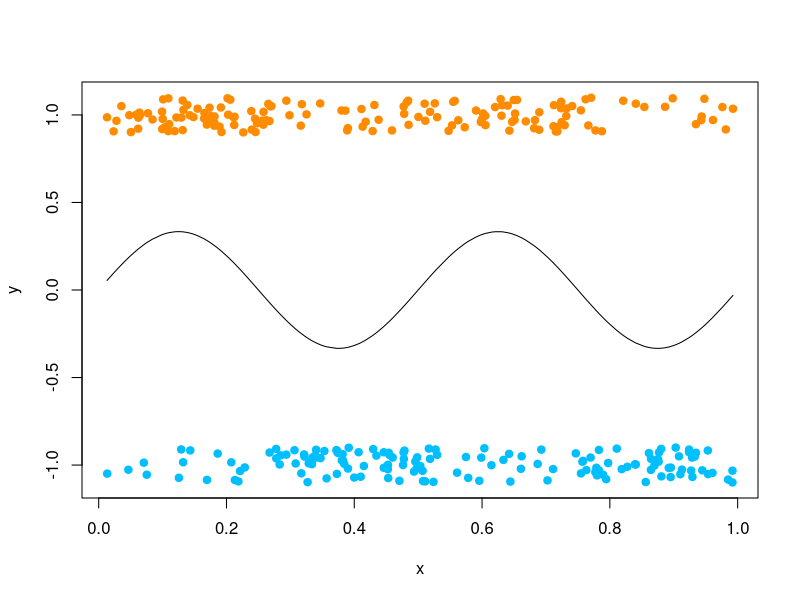
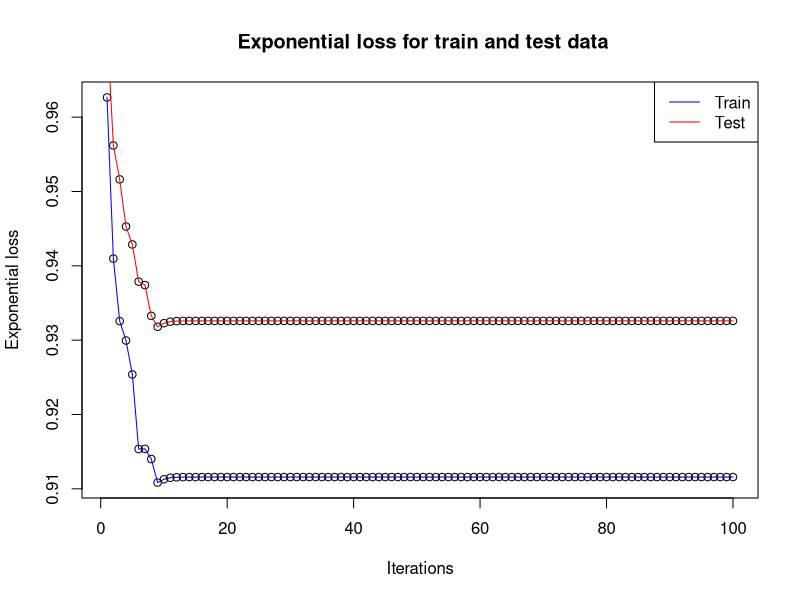
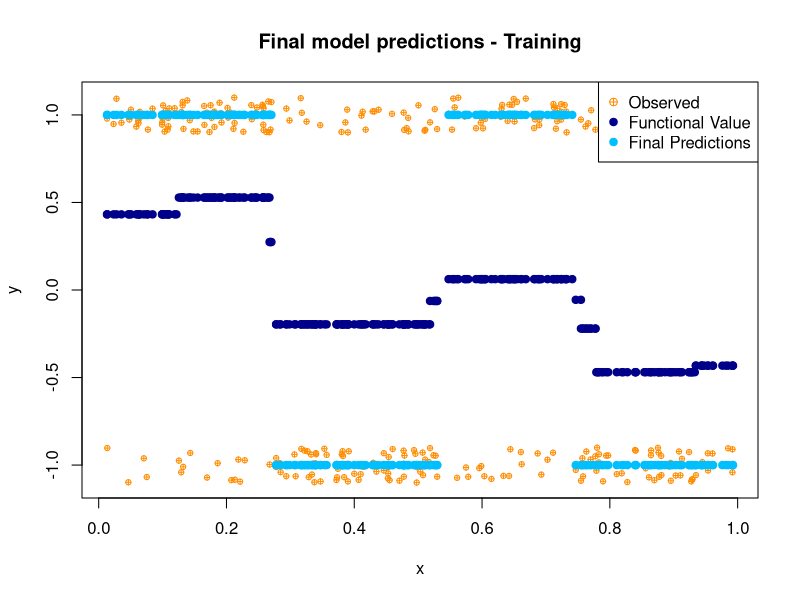
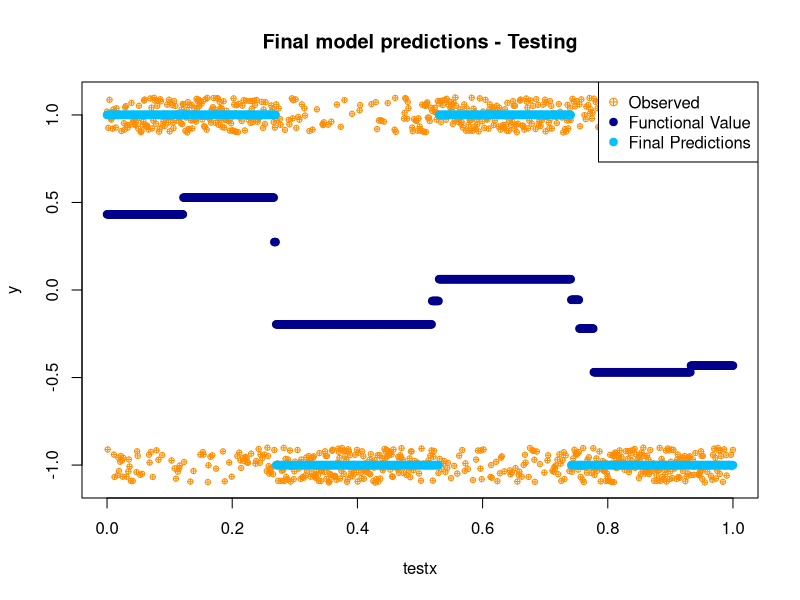

Write the R code that produced these figures, in order.
## ---- chunk 1
knitr::opts_chunk$set(echo = TRUE)
knitr::opts_chunk$set(message = FALSE)
knitr::opts_chunk$set(warning = FALSE)
knitr::opts_chunk$set(fig.height = 6, fig.width = 8, out.width = '50%', fig.align = "center")
options(width = 90)
## ---- chunk 2
set.seed(1)
n = 300
x = runif(n)
py <- function(x)
  sin(4 * pi * x) / 3 + 0.5
y = (rbinom(n, 1, py(x)) - 0.5) * 2
plot(
  x,
  y + 0.1 * runif(n, -1, 1),
  ylim = c(-1.1, 1.1),
  pch = 19,
  col = ifelse(y == 1, "darkorange", "deepskyblue"),
  ylab = "y"
)
lines(sort(x), py(x)[order(x)] - 0.5)

testx = seq(0, 1, length.out = 1000)
testy = (rbinom(1000, 1, py(testx)) - 0.5) * 2

## ---- chunk 3

# A function to make stump tree using X, Y, W as input
stump <- function(x, y, w) {
  max_score <- -Inf
  cut <- 0
  n = length(x)
  max_x <- max(x)
  min_x <- min(x)
  for (i in 1:n) {
    #checking for edge case
    if (x[i] != max_x && x[i] != min_x) {
      #seperate left and right
      y_left <- y[which(x <= x[i])]
      y_right <- y[which(x > x[i])]
      w_left <- w[which(x <= x[i])]
      w_right <- w[which(x > x[i])]
      
      #calculate gini impurity
      p_left <- sum(w_left[which(y_left == 1)]) / sum(w_left)
      gini_left <- p_left * (1 - p_left)
      p_right <- sum(w_right[which(y_right == 1)]) / sum(w_right)
      gini_right <- p_right * (1 - p_right)
      
      #get the weighted gini score
      score <-
        -((sum(w_left) / sum(w)) * gini_left) - ((sum(w_right) / sum(w)) * gini_right)
      
      #maximize the score
      if (score > max_score) {
        max_score = score
        cut = i
      }
    }
  }
  
  #decide the left and right tree
  pred_left <- sum(y[which(x <= x[cut])])
  pred_right <- sum(y[which(x > x[cut])])
  
  #make left and right predictions
  left_node <- ifelse(pred_left <= 0, -1, 1)
  right_node <- ifelse(pred_right <= 0, -1, 1)
  
  #return results, containing the cut, left predictiona nd right prediction
  results <- c(x[cut], left_node, right_node)
  return(results)
}

## ---- chunk 4
shrinkage <- 0.7 #shrinkage
iter <- 100 #iterations

# adaboost algorithm
adaboost <- function(x, y, shrinkage, iter) {
  #Initialise values
  w <- rep(1 / length(x), length(x)) #weights
  alpha = rep(0, iter) #alpha
  z <- rep(0, iter) #z values
  model <-
    matrix(0, nrow = iter, ncol = 3) #storing iter number of tree stumps
  epsilon <- rep(0, iter) # error rate for each tree
  for (i in 1:iter) {
    #create stump model
    model[i,] <- stump(x, y, w)
    #make predictions
    y_pred <- ifelse(x <= model[i, 1], model[i, 2], model[i, 3])
    #calculate the misclassification
    epsilon[i] <- sum(w[which(y_pred != y)])
    #reverse predictions if epsilon >0.5
    if (epsilon[i] > 0.5) {
      y_pred <- -y_pred
      model[i, 2] <- -model[i, 2]
      model[i, 3] <- -model[i, 3]
      epsilon[i] <- 1 - epsilon[i]
    }
    #calculate alpha
    alpha[i] <-
      0.5 * shrinkage * log((1 - epsilon[i]) / (epsilon[i]))
    #calculate z
    z[i] <- 2 * sqrt((1 - epsilon[i]) * (epsilon[i]))
    #update weights
    w <- (w / z[i]) * exp(-alpha[i] * y * y_pred)
  }
  results <- cbind(model, alpha)
  return(results)
}

model <- adaboost(x, y, shrinkage, iter)
#making predictions on train and calculating exponential loss
y_pred_test <- rep(0, length(testx))
y_pred_train <- rep(0, length(x))
exp_loss_train <- rep(0, iter)
exp_loss_test <- rep(0, iter)

for (i in 1:iter) {
  #prediction
  y_pred_train <-
    y_pred_train + model[i, 4] * ifelse(x <= model[i, 1], model[i, 2], model[i, 3])
  #exponential loss
  exp_loss_train[i] <-
    (1 / length(x)) * sum(exp(-y * y_pred_train * shrinkage))
  
  y_pred_test <-
    y_pred_test + model[i, 4] * ifelse(testx <= model[i, 1], model[i, 2], model[i, 3])
  exp_loss_test[i] <-
    (1 / length(testx)) * sum(exp(-testy * y_pred_test * shrinkage))
}
#plot exponential loss on training data
plot(1:100,
     exp_loss_train,
     xlab = "Iterations",
     ylab = "Exponential loss",
     main = " Exponential loss for train and test data")
lines(exp_loss_train, col = "Blue")
#plot exponential loss on testing data
points(1:100, exp_loss_test)
lines(exp_loss_test, col = "Red")
legend(
  "topright",
  legend = c("Train", "Test"),
  col = c("Blue", "Red"),
  lty = 1
)

#changing shrinkage value and storing test, train accuracy
shrinkage <-  seq(from = 0.1, to = 1, by = 0.1)
accuracy_test <-  rep(0, length(shrinkage))
accuracy_train <-  rep(0, length(shrinkage))

for (j in 1:length(shrinkage)) {
  y_pred_test <- rep(0, length(testx))
  y_pred_train <- rep(0, length(x))
  model <- adaboost(x, y, shrinkage[j], 100)
  
  for (i in 1:iter) {
    y_pred_train <-
      y_pred_train + model[i, 4] * ifelse(x <= model[i, 1], model[i, 2], model[i, 3])
    y_pred_test <-
      y_pred_test + model[i, 4] * ifelse(testx <= model[i, 1], model[i, 2], model[i, 3])
  }
  
  y_pred_train <- ifelse(y_pred_train >= 0, 1, -1)
  accuracy_train[j] <-
    (100 * (length(which(y_pred_train == y)) / length(y)))
  
  y_pred_test <- ifelse(y_pred_test >= 0, 1, -1)
  accuracy_test[j] <-
    (100 * (length(which(
      y_pred_test == testy
    )) / length(testy)))
}
#best shrinkage = 0.5
cbind(shrinkage = shrinkage, accuracy_test, accuracy_train)

# final model
shrinkage = 0.5
model <- adaboost(x, y, shrinkage, iter)
# predictions for test and train
y_pred_test <- rep(0, length(testx))
y_pred_train <- rep(0, length(x))

for (i in 1:iter) {
  y_pred_train <-
    y_pred_train + model[i, 4] * ifelse(x <= model[i, 1], model[i, 2], model[i, 3])
  y_pred_test <-
    y_pred_test + model[i, 4] * ifelse(testx <= model[i, 1], model[i, 2], model[i, 3])
}
# getting signs
y_pred_train_sign <- ifelse(y_pred_train >= 0, 1, -1)
y_pred_test_sign <- ifelse(y_pred_test >= 0, 1, -1)

#plotting the final model and sign - training
plot(
  x,
  y + 0.1 * runif(n, -1, 1),
  ylim = c(-1.1, 1.1),
  pch = 10,
  cex = 0.7,
  col = "darkorange",
  ylab = "y",
  main = "Final model predictions - Training"
)
points(x, y_pred_train, col = "darkblue", pch = 19)
points(x, y_pred_train_sign, col =  "deepskyblue", pch = 19)
legend(
  "topright",
  legend = c("Observed", "Functional Value", "Final Predictions"),
  col = c("darkorange", "darkblue", "deepskyblue"),
  pch = c(10, 19, 19)
)

#plotting the final model and sign - testing
plot(
  testx,
  testy + 0.1 * runif(n, -1, 1),
  ylim = c(-1.1, 1.1),
  pch = 10,
  cex = 0.7,
  col = "darkorange",
  ylab = "y",
  main = "Final model predictions - Testing"
)
points(testx, y_pred_test, col = "darkblue", pch = 19)
points(testx, y_pred_test_sign, col =  "deepskyblue", pch = 19)
legend(
  "topright",
  legend = c("Observed", "Functional Value", "Final Predictions"),
  col = c("darkorange", "darkblue", "deepskyblue"),
  pch = c(10, 19, 19)
)

